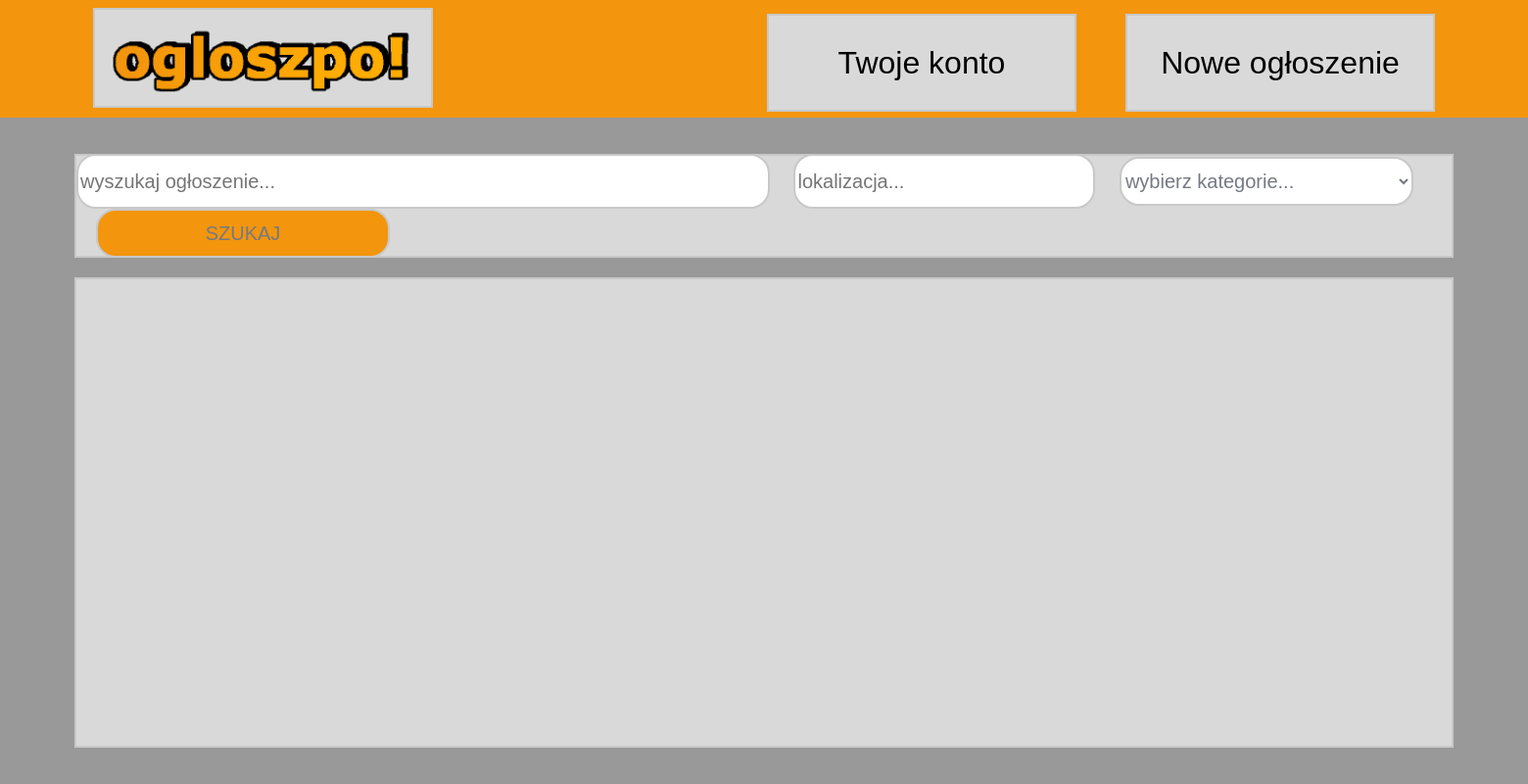
The app's page /src/mainpages/index.php, older data.
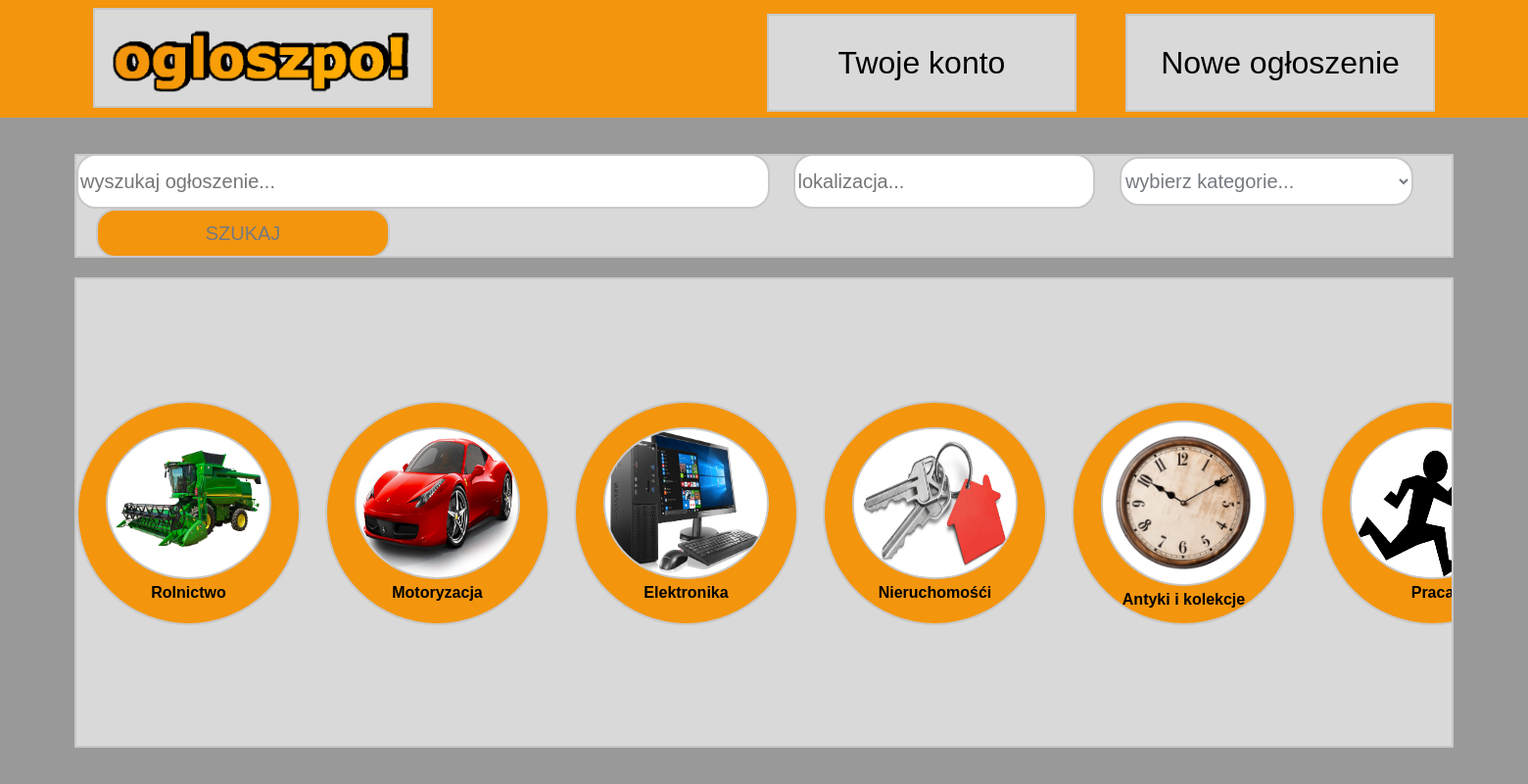
The same page, newer data.
### tables this page shows
CREATE TABLE `kategorie` (
  `id` int(11) NOT NULL,
  `nazwa` varchar(100) NOT NULL,
  `opis` text DEFAULT NULL
);

CREATE TABLE `zdjecia_kategorie` (
  `id` int(11) NOT NULL,
  `id_kategorii` int(11) NOT NULL,
  `url` text NOT NULL
);

### src/mainpages/index.php (the view, shortened to what this page needs)
<!DOCTYPE html>
<html lang="pl">
<head>
    <link rel="stylesheet" href="../css/style.css">
</head>
<body>
    <?php
    include "../components/header.php";
    ?>
    <div id="content">
        <div id="search">
            <form action="search.php" method="POST">
                <input type="text" id="searchInp" name="searchInput" placeholder="wyszukaj ogłoszenie...">
                <input type="text" id="searchLoc" name="searchLocation" placeholder="lokalizacja...">
                <select id="searchCat" name="searchCategory">
                    <option>wybierz kategorie...</option>
                </select>
                <input type="submit" id="searchButton" value="SZUKAJ">
            </form>
        </div>
        <div id="categories">
            <?php
            $conn = mysqli_connect('localhost', 'root', '', 'ogloszpol');
            $sql = "SELECT kategorie.id, kategorie.nazwa, zdjecia_kategorie.url AS url FROM kategorie JOIN zdjecia_kategorie ON zdjecia_kategorie.id_kategorii = kategorie.id;";
            $results = mysqli_query($conn, $sql);
            if (mysqli_num_rows($results) > 0) {
                while ($row = mysqli_fetch_assoc($results)) {
                    echo "<form action='search.php' method='POST'>";
                    echo "<input class='categorySubmit' type='submit' value=''>";
                    echo "<div class='category'>";
                    echo "<img class='categoryImg' src={$row['url']} alt='addedCategoryImg'>";
                    echo "<h4 class='categoryTitle'>" . $row['nazwa'] . "</h4>";
                    echo "</div>";
                    echo "</form>";
                }
            }
            ?>
        </div>
    </div>
</body>
</html>

### src/components/header.php
<link rel="stylesheet" href="../css/header.css">
<div id="header">
    <a href='../mainpages/index.php'>
        <div>
            <img id="Logo" src='../../img/pagelook/ogloszpo!.png' alt='logo'>
        </div>
    </a>
    <div id="newAnnouncement">
        <a id="link" href="../../src/mainpages/newAnnouncement.php"><button id="headerButton">Nowe ogłoszenie</button></a>
    </div>
    <div id="auth">
        <a id="link" href="../../src/authpages/choose.php"><button id="headerButton">Twoje konto</button></a>
    </div>
</div>

### src/css/style.css (style rules this page uses)
body { background-color: whitesmoke; font-family: Arial, Helvetica, sans-serif; margin: 0; padding: 0; overflow: hidden; }
#content { height: 85vh; background-color: #999; display: flex; flex-direction: column; justify-content: center; align-items: center; }
#search { width: 90%; height: 15%; background-color: #d9d9d9; border: 2px solid #c8c8c8; display: flex; justify-content: center; align-items: center; margin-bottom: 20px; }
#searchInp { width: 700px; height: 50px; background-color: white; border: 2px solid #c8c8c8; border-radius: 20px; color: #757981; font-size: 125%; }
#searchLoc, #searchCat, #searchButton { width: 300px; height: 50px; background-color: white; border: 2px solid #c8c8c8; border-radius: 20px; font-size: 125%; color: #757981; margin-left: 20px; }
#searchLoc, #searchCat { margin-left: 20px; }
#searchButton { background-color: #f3950d; margin-left: 20px; }
#categories { width: 90%; height: 70%; background-color: #d9d9d9; border: 2px solid #c8c8c8; gap: 25px; display: flex; justify-content: flex-start; align-items: center; overflow-y: scroll; }
.category { width: 225px; height: 225px; background-color: #f3950d; border: 2px solid #c8c8c8; border-radius: 100%; display: flex; flex-direction: column; justify-content: center; align-items: center; }
.categoryImg { margin-top: 25px; width: 165px; height: 165px; background-color: white; border: 2px solid #c8c8c8; border-radius: 100%; }
.categoryTitle { margin-top: 5px; text-align: center; }
.categorySubmit { position: absolute; width: 225px; height: 225px; border-radius: 100%; border: none; background-color: transparent; cursor: pointer; }
#link { width: 100%; height: 100%; }

### src/css/header.css (style rules this page uses)
#header { display: block; height: 15vh; background-color: #f3950d; }
#Logo { margin-left: 95px; margin-top: 8px; display: flex; justify-content: space-between; align-items: center; width: 22%; height: 88%; float: left; background-color: #d9d9d9; border: 2px #c8c8c8 solid; }
#headerButton { width: 100%; height: 100%; background-color: #d9d9d9; font-size: 200%; border: none; }
#auth, #newAnnouncement { margin-right: 95px; margin-top: 14px; display: flex; justify-content: center; align-items: center; width: 20%; height: 80%; float: right; background-color: #d9d9d9; border: 2px #c8c8c8 solid; }
#auth { margin-right: 50px; }

Row changes from the older to the newer data that the page shows:
now on this page (row edited): kategorie: zdjecia_kategorie.url (picture), nazwa "Rolnictwo"
now on this page (row edited): kategorie: zdjecia_kategorie.url (picture), nazwa "Motoryzacja"
now on this page (row edited): kategorie: zdjecia_kategorie.url (picture), nazwa "Elektronika"
added kategorie: zdjecia_kategorie.url (picture), nazwa "Nieruchomośći"
added kategorie: zdjecia_kategorie.url (picture), nazwa "Antyki i kolekcje"
added kategorie: zdjecia_kategorie.url (picture), nazwa "Praca"
